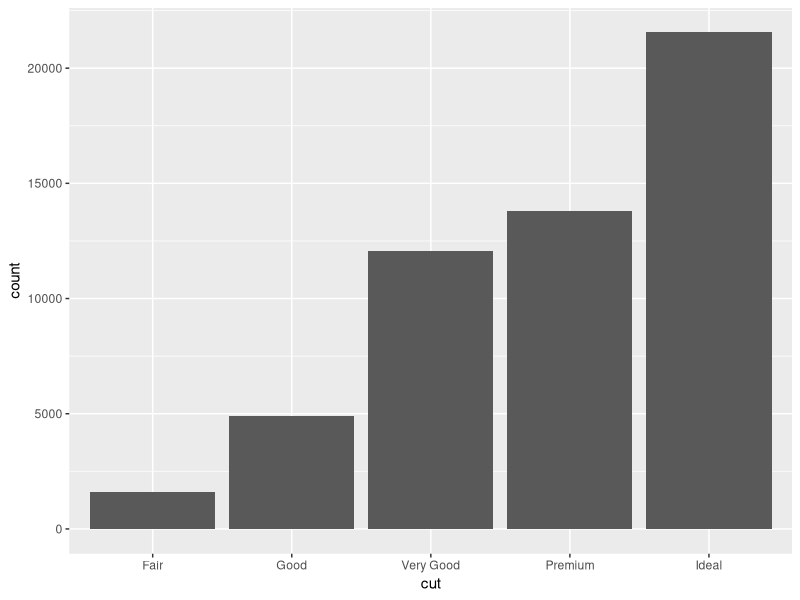
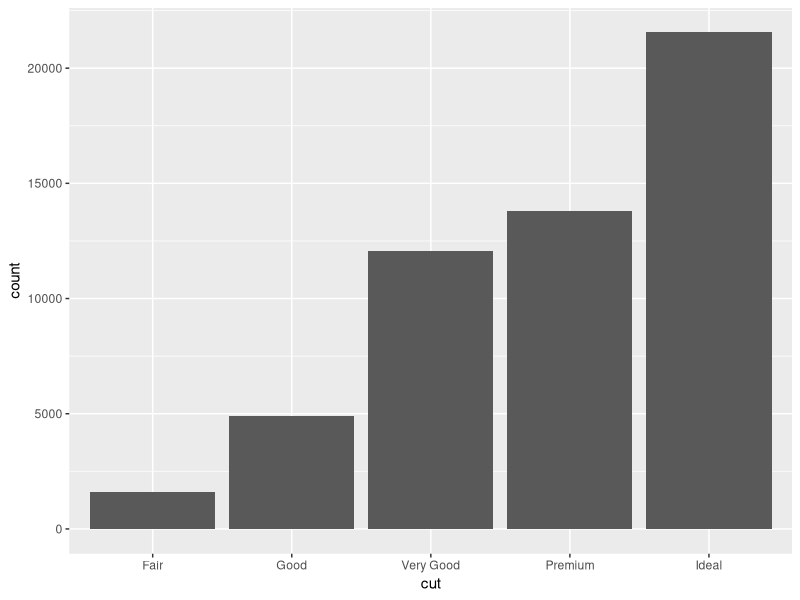
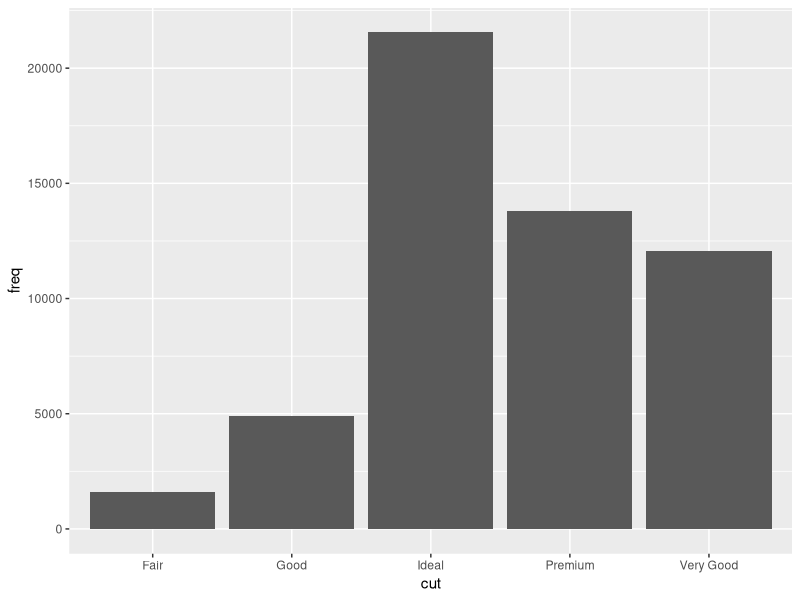

Source code (R) for these figures, in order: (Note: this script raises an error after producing the figures.)
setwd('~/Documents/Github/learn-R')
library(ggplot2)
library(tidyverse)

ggplot(data = diamonds) +
  geom_bar(mapping = aes(x = cut))

#you can recreate the previous plot using stat_count() instead of geom_bar()
ggplot(data = diamonds) +
  stat_count(mapping = aes(x = cut))
#因为第一个图也是频率直方图，所以使用
#geom_bar函数是参数stat = count所以与使用
#stat_count效果相同
# 每一个stat 都有自己的默认的geom,同样每一个geom都有自己
# 默认的stats，所以一般可以使用geom

#更改stat实例1
demo <- tribble(
  ~cut,         ~freq,
  "Fair",       1610,
  "Good",       4906,
  "Very Good",  12082,
  "Premium",    13791,
  "Ideal",      21551
)


ggplot(data = demo) +
  geom_bar(mapping = aes(x = cut, y = freq), stat = "identity")

#可以比较一下demo与图一的diamonds的区别。其实
#demo就是diamond数据集在使用stat = count时第一步要计算
#形成的表，stat = count 会计算各个cut值对应的出现的count
#然后形成类似于demo的数据


#实例2
ss